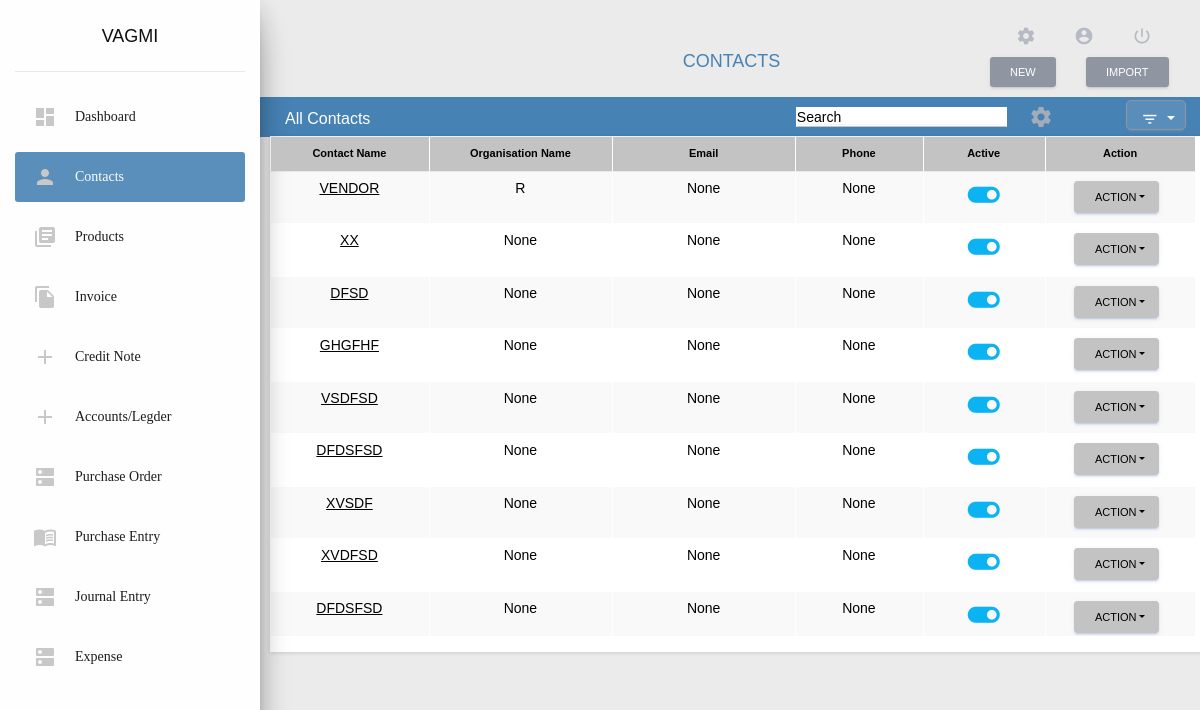
The page /contacts/0/ (signed in) on the database as committed earlier.
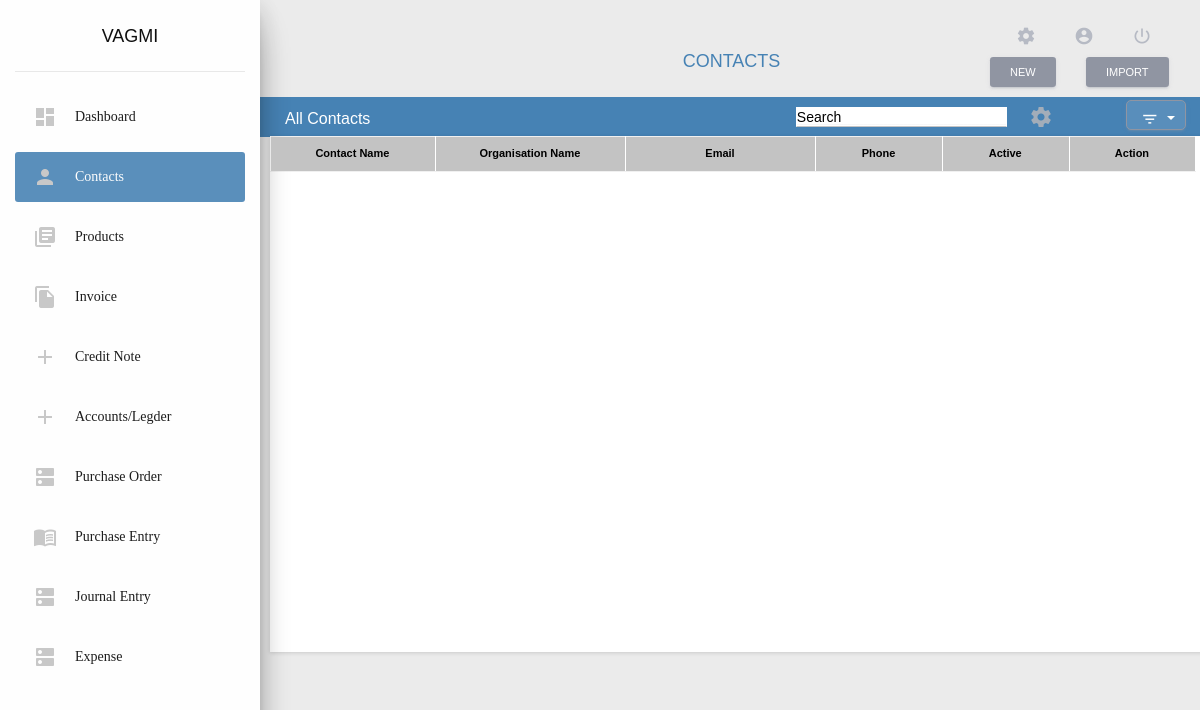
The same page on the database as committed later.
### app/models/contacts_model.py (models this page shows, shortened)
class Contacts(models.Model):
    user = models.ForeignKey(User, on_delete = models.CASCADE, db_index = True, null = True,)
    app_id = models.CharField(
        max_length = 30,
        db_index = True,
        blank = True,
        null = True,
    )
    is_imported_user = models.BooleanField(
        default = False,
        db_index = True,
        choices = user_constants.IS_TRUE,
        blank = True,
    )
    imported_user = models.ForeignKey(
        User,
        related_name = 'imported_user',
        db_index = True,
        blank = True,
        null = True,
        on_delete = models.SET_NULL,
    )
    customer_type = models.IntegerField(
        db_index = True,
        choices = user_constants.CUSTOMER_TYPE,
        default = 1,
        null = True,
        blank = True,
    )
    contact_delete_status = models.IntegerField(
        db_index = True,
        default = 0,
        null = False,
        blank = False,
    )
    is_sub_customer = models.IntegerField(
        choices = user_constants.IS_SUB_CUSTOMER,
        default = 1,
        db_index = True,
        null = True,
        blank = True,
    )
    salutation = models.IntegerField(
        db_index = True,
        default = 0,
        choices = user_constants.SALUTATIONS,
    )
    contact_name = models.CharField(
        max_length = 250,
        blank = False,
        null = False,
        db_index = True,
    )
    display_name = models.CharField(
        max_length = 250,
        blank = True,
        null = True,
        db_index = True,
    )
    organization_type = models.IntegerField(
        db_index = True,
        choices = user_constants.ORGANIZATION_TYPE,
        default = 1,
    )
    organization_name = models.CharField(
        max_length = 250,
        db_index = False,
        blank = True,
        null = True,
    )
    is_msme_reg = models.BooleanField(
        db_index = True,
        choices = user_constants.IS_TRUE,
        default = False,
    )
    email = models.EmailField(
        blank = True,
        null = True,
        db_index = True,
    )
    phone_country_code = models.IntegerField(
        db_index = True,
        blank = False,
        choices = user_constants.PHONE_COUNTRY_CODE,
        default = 45,
        null = True,
    )
    phone = models.CharField(
        max_length = 250,
        db_index = True,
        blank = True,
        null = True,
    )
    website = models.CharField(
        max_length = 250,
        db_index = True,
        blank = True,
        null = True,
    )
    facebook = models.CharField(
        blank = True,
        null = True,
        max_length = 250,
    )
    twitter = models.CharField(
        blank = True,
        null = True,
        max_length = 250,
    )
    is_active = models.BooleanField(
        db_index = True,
        choices =  user_constants.IS_TRUE,
        default = True,
    )
    notes = models.TextField(
        blank = True,
        null = True,
    )
    attachements = models.FileField(
        upload_to = attachments_rename,
        db_index = True,
        blank = True,
        null = True,
    )
    created_on = models.DateTimeField(
        auto_now = True,
        db_index = True,
    )
    updated_on = models.DateTimeField(
        auto_now = False,
        db_index = True,
        null = True,
    )
    class Meta:
        verbose_name_plural = 'contacts_tbl'

### app/views/contacts.py (the view, shortened to what this page needs)
# urls.py: path('contacts/<int:ins>/', never_cache(login_required(contacts.ContactsView.as_view())), name = 'contacts'),
class ContactsView(View):
    template_name = 'app/app_files/contacts/base.html'
    data = defaultdict()
    data["view"] = ""
    data["contacts"] = {}
    data["active_link"] = 'Contacts'
    data["breadcrumb_title"] = 'CONTACTS'
    data['type'] = 'view'
    data["css_files"] = []
    data["js_files"] = ['custom_files/js/customize_view.js','custom_files/js/contacts.js']
    data["included_template"] = 'app/app_files/contacts/view_contacts.html'
    def get(self, request, *args, **kwargs):
        contacts = contacts_model.Contacts.objects.filter(Q(user = request.user) & Q(contact_delete_status = 0))
        if(int(kwargs["ins"]) == 0):
            if request.session.has_key('contact_search'):
                del request.session['contact_search']
            elif request.session.has_key('contact_filter_type'):
                del request.session['contact_filter_type']
            elif request.session.has_key('contact_filter_active'):
                del request.session['contact_filter_active']
            elif request.session.has_key('contact_filter_org_type'):
                del request.session['contact_filter_org_type']
            contacts = contacts.filter(is_active = True)
        self.data["contacts"] = contacts
        customize_contact = CustomizeModuleName.objects.filter(Q(user = request.user) & Q(customize_name = 1))
        if(len(customize_contact) != 0):
            view_contact = CustomizeContactView.objects.get(customize_view_name = customize_contact[0].id)
            if(view_contact is not None):
                self.data['customize'] = view_contact
            else:
                self.data['customize'] = 'NA'
        else:
                self.data['customize'] = 'NA'
        return render(request, self.template_name, self.data)

### app/templatetags/common_filters.py (called while the page is built)
@register.simple_tag
def load_css_files(scripts = list()):
    html = []
    for script in scripts:
        html.append('<link rel="stylesheet" href="'+settings.STATIC_URL+script+'"/>')
    return safestring.mark_safe(''.join(html))

@register.simple_tag
def load_javascript_files(scripts = list()):
    html = []
    for script in scripts:
        html.append('<script src="'+settings.STATIC_URL+script+'"></script>')
    return safestring.mark_safe(''.join(html))

### app/templates/app/app_files/contacts/base.html (shortened to what this page needs)
{% extends 'app/base/base.html' %}
{% load static %}
{% load common_filters %}
{% load pagination %}
{% block content %}
<div class="row custom-row" style="padding:10px; background: linear-gradient(60deg,#f5700c,#ff9800);">
    <div class="col-md-2" style = "margin-right: inherit";>
        <b>All Contacts</b>
    </div>
    <div class="col-md-3">
        <input type="search" name="search" id="con_search" placeholder="Search" class="form-control" style="margin-left:410px;">
    </div>
    <div class="col-md-2 rect">
        <div class="row">
             <div class="col-md-1 rect2">
                <form action="{% url 'contacts' 2 %}" method="get">
                    <div class="dropdown" style="margin-left:560px;margin-top:-14px;margin-bottom:2px;">
                        <button title="Filter" class="btn  dropdown-toggle" type="button" id="dropdownMenuButton" data-toggle="dropdown"data-display="static" aria-haspopup="true" aria-expanded="false" style="float: right;padding: 7px 14px 7px 14px;height:30px;width:60px;background-color:#598ebb;">
                            <i class="material-icons">filter_list</i>
                        </button>
                    </div>
                </form>
        </div>
            <div class="col-md-1 rect1" style="margin-top:-2px;margin-left:22px;">
                <span title="Custom View" class="material-icons icons" data-toggle="modal" data-target="#CustomizeViewModel" style="color: rgba(190, 186, 186, 0.781);margin-left:350px;">settings</span>
            </div>
    </div>
</div>
<div class="container">
    {% include included_template %}
</div>
{% endblock %}

### app/templates/app/app_files/contacts/view_contacts.html (shortened to what the changed rows need)
    <div class="row">
        <div class="col-lg-12">
            <div class="card">
                <div class="card-body">
                    <div class="table" id="customize_table">
                        <table class=" table-bordered table-hover table-striped" style="width:96%;" cellspacing="0">
                            <thead  style="font-size:11px">
                                {% if customize.contact_name != 0 %}
                                <th class="text-center customize_name" style="color:#000000; font-size:11px;width: 13%">Contact Name</th>
                                {% endif %}
                                {% if customize.contact_org_name != 0 %}
                                <th class="text-center customize_org" style="color:#000000; font-size:11px;width: 15%">Organisation Name</th>
                                {% endif %}
                                {% if customize.contact_email != 0 %}
                                <th class="text-center customize_mail" style="color:#000000; font-size:11px;width: 15%">Email</th>
                                {% endif %}
                                {% if customize.contact_phone != 0 %}
                                <th class="text-center customize_phone" style="color:#000000; font-size:11px;width: 10%">Phone</th>
                                {% endif %}
                                <th class="text-center" style="color:#000000; font-size:11px;width: 10%">Active</th>
                                <th class="text-center" style="color:#000000; font-size:11px;width: 10%;">Action</th>
                            </thead>
                            <tbody>
                                {% for contact in contacts %}
                                    <tr id="t{{contact.id}}">
                                        {% if customize.contact_name != 0 %}
                                        <td align="center" class="customize_name">
                                            <a class="contact_name" href="{% url 'edit-contact' contact.id %}" style="color: #8b92a9;text-decoration: underline;">
                                            {{contact.contact_name|default_if_none:""|upper |truncatechars:25}}
                                            </a>
                                        </td>
                                        {% endif %}
                                        {% if customize.contact_org_name != 0 %}
                                        <td align="center" class="customize_org">
                                            {% if contact.organization_name %}
                                            {{contact.organization_name|upper | truncatechars:25}}
                                            {% else %}
                                            None
                                            {% endif %}
                                        </td>
                                        {% endif %}
                                        {% if customize.contact_email != 0 %}
                                        <td align="center" class="customize_mail">{{contact.email}}</td>
                                        {% endif %}
                                        {% if customize.contact_phone != 0 %}
                                        <td align="center" class="customize_phone">{{contact.phone}}</td>
                                        {% endif %}
                                        <td class="text-center" align="center">
                                            {% if contact.is_active %}
                                            <a title="Active" data-toggle="modal" data-target="#status{{contact.id}}" style="padding:5px 5px;">
                                                <i class="material-icons" id="{{contact.id}}" style="font-size: 275%;color:#0cb3f3;">toggle_on</i>
                                            </a>
                                            {% endif %}
                                        </td>
                                        <td class="text-center">
                                            <div class="dropdown" style="margin-left: 22px;">
                                                <button class="btn btn-primary dropdown-toggle btn-sm" type="button" id="dropdownMenuButton" data-toggle="dropdown" aria-haspopup="true" aria-expanded="false" style="width:85px;color:black;">Action</button>
                                            </div>
                                        </td>
                                    </tr>
                                {% endfor %}
                            </tbody>
                        </table>
                    </div>
                </div>
            </div>
        </div>
    </div>

Rows that differ between the two databases and show on the page:
removed Contacts: contact_name "VENDOR", organization_name "R", email "None", phone "None"
removed Contacts: contact_name "XX", shows "None", email "None", phone "None"
removed Contacts: contact_name "DFSD", shows "None", email "None", phone "None"
removed Contacts: contact_name "GHGFHF", shows "None", email "None", phone "None"
removed Contacts: contact_name "VSDFSD", shows "None", email "None", phone "None"
removed Contacts: contact_name "DFDSFSD", shows "None", email "None", phone "None"
removed Contacts: contact_name "XVSDF", shows "None", email "None", phone "None"
removed Contacts: contact_name "XVDFSD", shows "None", email "None", phone "None"
removed Contacts: contact_name "DFDSFSD", shows "None", email "None", phone "None"
